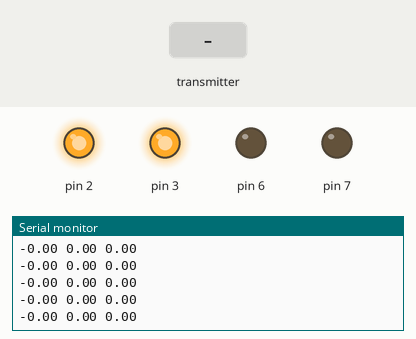
Simulated run of this program. Board: Arduino Mega 2560, built with avr-gcc and run on an emulated ATmega2560. Shown: output pins drawn as LEDs (lit = HIGH), the last lines printed to the serial monitor. Inputs (shaded band) come from the test bench.

Above: at 1.2 s.
1.3 s: the transmitter starts sending readChannel.0 = 1250
At 2.3 s:
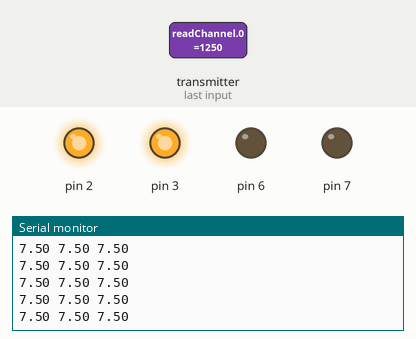
4.3 s: the transmitter starts sending readChannel.2 = 1000
At 5.0 s:
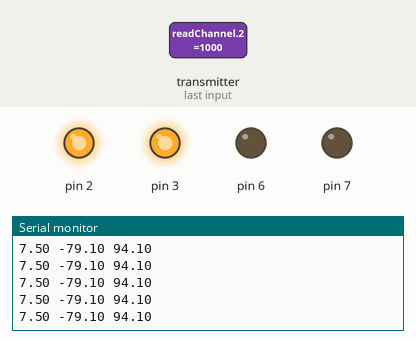
Timing chart, 0 to 7.3 s (numbered marks = the images above; inputs shaded):
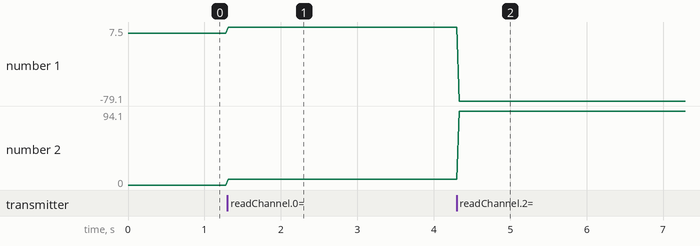

The program:

main.cpp
```cpp
#include <Arduino.h>
#include "moter.h"
#include "Drive.h"

#include <IBusBM.h>

IBusBM ibus;

Moter Moter_A = Moter(2, 3, 6, 7);
OmniWheelDrive dirve = OmniWheelDrive(0.1, 0.3);

double wheels[3];

int readChannel(byte channelInput, int minLimit, int maxLimit, int defaultValue) {
  uint16_t ch = ibus.readChannel(channelInput);
  if (ch < 100) return defaultValue;
  return map(ch, 1000, 2000, minLimit, maxLimit);
}

// Read the channel and return a boolean value
bool readSwitch(byte channelInput, bool defaultValue) {
  int intDefaultValue = (defaultValue) ? 100 : 0;
  int ch = readChannel(channelInput, 0, 100, intDefaultValue);
  return (ch > 50);
}


void setup()
{
    Serial.begin(9600);
    ibus.begin(Serial1);
}

void loop()
{

  int value_1 = readChannel(0, -10, 10, 0);
  int value_2 = readChannel(2, -10, 10, 0);
  int value_3 = readChannel(3, -10, 10, 0);

    dirve.calculateWheelSpeeds(value_3,value_2,value_1, wheels);
    Serial.println(String(wheels[0]) + " " + String(wheels[1]) + " " + String(wheels[2]));
    delay(30);
}
```

Measured:
- after the input at 1.3 s, the serial monitor: prints a new line at once (image 1)
- after the input at 4.3 s, the serial monitor: prints a new line at once (image 2)
- plotted number 1: 0 → 7.5 after the input at 1.3 s, 7.5 → -79.1 after the input at 4.3 s
- plotted number 2: 0 → 7.5 after the input at 1.3 s, 7.5 → 94.1 after the input at 4.3 s
